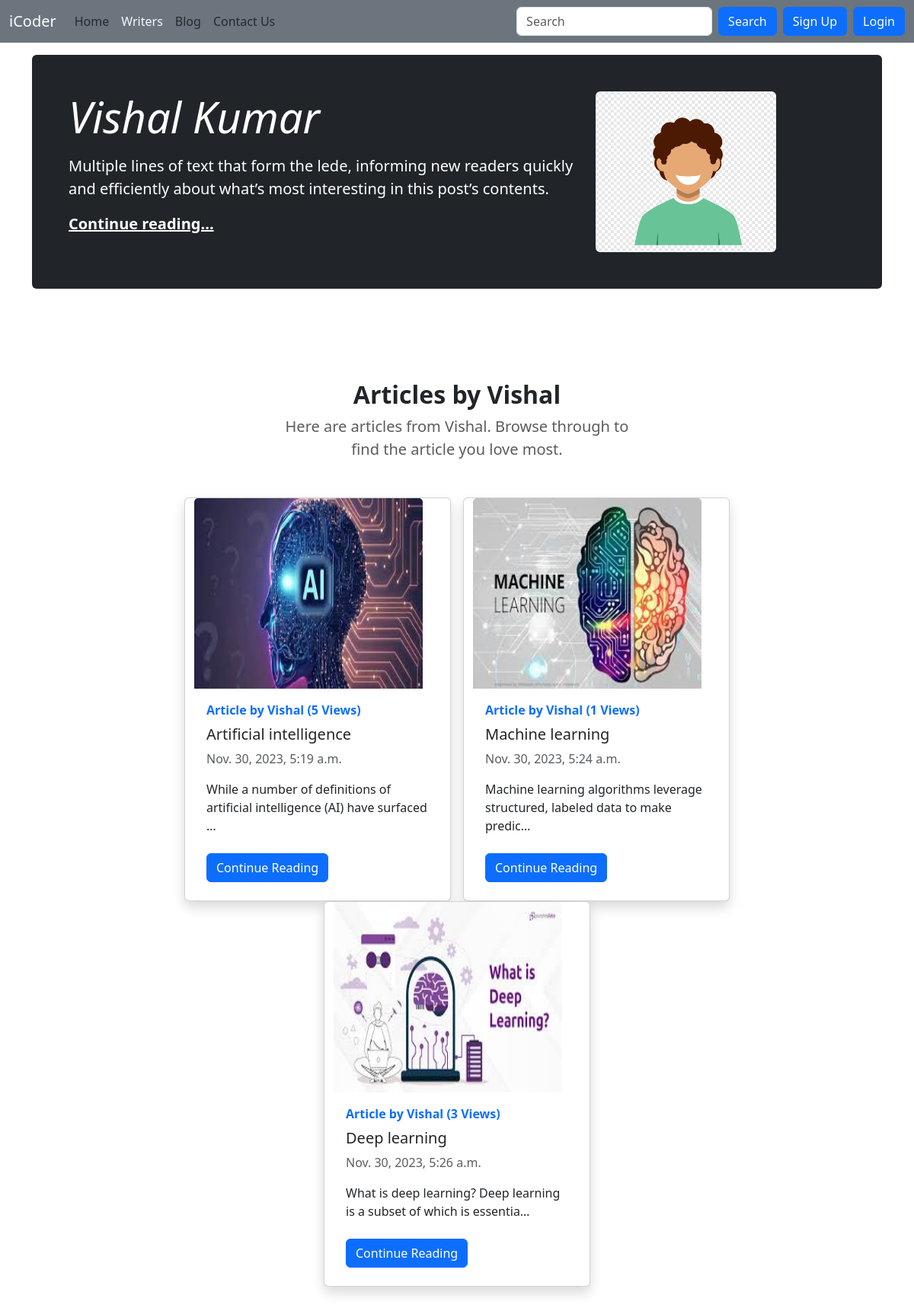
The page /writers/Vishal on the database its author committed.
### writers/models.py (models this page shows, shortened)
class Writer(models.Model):
    sno = models.AutoField(primary_key=True)
    username = models.CharField(max_length=15)
    firstName = models.CharField(max_length=100)
    lastName = models.CharField(max_length=100)
    email = models.CharField(max_length=100)
    password = models.CharField(max_length=100)
    bio = models.CharField(max_length=1000, default="")
    userImage  = models.ImageField(upload_to='static/img', default='static/img/default.jpg')

### blog/models.py (models this page shows, shortened)
class Post(models.Model):
    sno = models.AutoField(primary_key=True)
    title = models.CharField(max_length=255)
    postImage  = models.ImageField(upload_to='static/img', default='static/img/default.jpg')
    content = models.TextField()
    author = models.CharField(max_length=100)
    slug = models.CharField(max_length=130)
    views = models.IntegerField(default=0)
    timeStamp = models.DateTimeField(blank=True)

### writers/views.py (the view)
# urls.py: path('<str:slug>', views.userView, name='userView'),
def userView(request, slug):
    writer = Writer.objects.filter(firstName=slug).first()
    posts = Post.objects.filter(author=writer.firstName)
    context = {'writer' : writer, 'posts' : posts}
    return render(request, 'writers/userView.html', context)

### templates/writers/userView.html (shortened to what this page needs)
{% extends "base.html" %}
{% block aboutactive %} text-light {% endblock aboutactive %}
{% block body %}
<div class="container my-5 p-4">
  <div class="p-4 p-md-5 mb-4 text-white rounded bg-dark row">
    <div class="col-md-8 px-0">
      <h1 class="display-4 fst-italic">{{writer.firstName}} {{writer.lastName}}</h1>
      <p class="lead my-3">Multiple lines of text that form the lede, informing new readers quickly and efficiently
        about what’s most interesting in this post’s contents.</p>
      <p class="lead mb-0"><a href="#" class="text-white fw-bold">Continue reading...</a></p>
    </div>
    <div class='userImg col-md-4'>
      <img src="/static/userimg/default_user.png" class="rounded w-75" alt="...">
    </div>
  </div>
  <div class="container">
    <section class="py-5" id='allblogs'>
      <div class="container px-5 my-5">
        <div class="row gx-5 justify-content-center">
          <div class="col-lg-8 col-xl-6">
            <div class="text-center">
              <h2 class="fw-bolder">Articles by {{writer.firstName}}</h2>
              <p class="lead fw-normal text-muted mb-5">Here are articles from {{writer.firstName}}. Browse through to
                find
                the article you love most.</p>
            </div>
          </div>
        </div>
        <div class="row justify-content-center">
          {% for post in posts %}
          <div class="card mx-2 shadow" style="width: 18rem;">
            <img src="/{{post.postImage}}" class="card-img-top cardimg" alt="...">
            <div class="card-body">
              {% if user.is_authenticated %}
              <a href="/writers/{{post.author}}" class="text-decoration-none"><b
                  class="d-inline-block mb-2 text-primary">Article by
                  {{post.author}} ({{post.views}} Views)</b></a>
              {% else %}
              <a href="#" class="text-decoration-none"><b class="d-inline-block mb-2 text-primary">Article by
                  {{post.author}} ({{post.views}} Views)</b></a>
              {% endif %}
              <h5 class="card-title">{{post.title}}</h5>
              <div class="mb-1 text-body-secondary">{{post.timeStamp}}</div>
              <p class="card-text">{{post.content|safe|truncatechars:80}}</p>
              <a href="/blog/{{post.slug}}" class="btn btn-primary my-2">Continue Reading</a>
            </div>
          </div>
          {% endfor %}
        </div>
      </div>
    </section>
  </div>
</div>
{% endblock body %}

### templates/writers/userView.html (style rules this page uses)
.card { min-height: 500px; min-width: 350px; }
.card-img-top { min-height: 250px; max-height: 250px; min-width: 300px; max-width: 300px; }

### rows shown on the page
Writer: firstName "Vishal", lastName "Kumar"
Post: postImage (picture), author "Vishal", views "5", title "Artificial intelligence", timeStamp "Nov. 30, 2023, 5:19 a.m.", content "While a number of definitions of artificial intelligence (AI) have surfaced …"
Post: postImage (picture), author "Vishal", views "1", title "Machine learning", timeStamp "Nov. 30, 2023, 5:24 a.m.", content "Machine learning algorithms leverage structured, labeled data to make predic…"
Post: postImage (picture), author "Vishal", views "3", title "Deep learning", timeStamp "Nov. 30, 2023, 5:26 a.m.", content "What is deep learning? Deep learning is a subset of which is essentia…"
